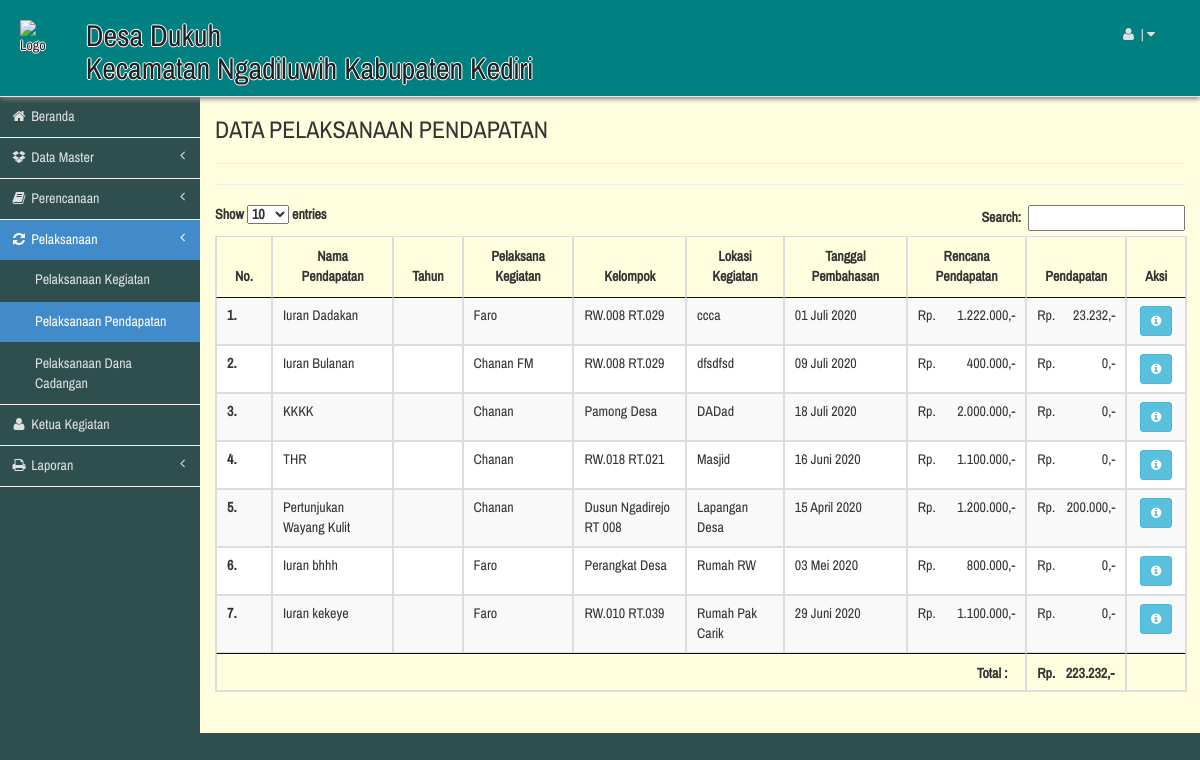
Screenshot of /index.php/admin/c_pelaksanaan/lists_rka_pendapatan with the database file from the repository.
### tables this page shows
CREATE TABLE `tbl_rka_pendapatan` (
  `id_rka_pendapatan` int(10) NOT NULL AUTO_INCREMENT,
  `tahun` varchar(100) DEFAULT NULL,
  `id_kegiatan` varchar(50) DEFAULT NULL,
  `kelompok` varchar(100) DEFAULT NULL,
  `jenis` varchar(100) DEFAULT NULL,
  `lokasi_kegiatan` text,
  `jumlah` varchar(100) DEFAULT NULL,
  `tgl_pembahasan` varchar(10) DEFAULT NULL,
  `tgl_rka_pendapatan` varchar(10) DEFAULT NULL,
  PRIMARY KEY (`id_rka_pendapatan`)
);

CREATE TABLE `tbl_kegiatan` (
  `id_kegiatan` int(10) NOT NULL AUTO_INCREMENT,
  `kode_kegiatan` varchar(20) DEFAULT NULL,
  `nama_kegiatan` varchar(100) DEFAULT NULL,
  `nik_kegiatan` varchar(100) DEFAULT NULL,
  `alamat_kegiatan` varchar(200) DEFAULT NULL,
  `telp_kegiatan` varchar(50) DEFAULT NULL,
  `user_kegiatan` varchar(50) DEFAULT NULL,
  `pass_kegiatan` varchar(100) DEFAULT NULL,
  `foto_ketua` varchar(70) DEFAULT NULL,
  PRIMARY KEY (`id_kegiatan`)
);

### application/controllers/admin/c_pelaksanaan.php (called while the page is built, shortened)
<?php if ( ! defined('BASEPATH')) exit('No direct script access allowed');
class C_pelaksanaan extends CI_Controller {
  function  __construct()
  {
      $this->load->helper('flexigrid_helper');
      $this->load->library('flexigrid');
      $this->load->helper('form');
      $this->load->model('page_model');
      $this->load->library('encrypt');
  }
    function lists_rka_pendapatan() {
        $data['page_title'] = 'DATA PELAKSANAAN PENDAPATAN';
        $this->db->join('tbl_kegiatan', 'tbl_kegiatan.id_kegiatan=tbl_rka_pendapatan.id_kegiatan', 'left');
        $this->db->order_by('id_rka_pendapatan', 'DESC');
        $data['v_data'] = $this->db->get('tbl_rka_pendapatan');
        $data['menu'] = $this->load->view('menu/v_admin', $data, TRUE);
        $data['content'] = $this->load->view('pelaksanaan/pls_pendapatan/v_list', $data, TRUE);
          $this->load->view('utama', $data);
    }
}
?>

### index.php (called while the page is built, shortened)
<?php
require_once BASEPATH.'core/CodeIgniter'.EXT;

### application/models/page_model.php (called while the page is built, shortened)
<?php
class Page_model extends CI_Model
{
	public static function tgl_id($date)
	{
			$str = explode('-', $date);
			$bulan = array(
				'01' => 'Januari',
				'02' => 'Februari',
				'03' => 'Maret',
				'04' => 'April',
				'05' => 'Mei',
				'06' => 'Juni',
				'07' => 'Juli',
				'08' => 'Agustus',
				'09' => 'September',
				'10' => 'Oktober',
				'11' => 'November',
				'12' => 'Desember',
			);
			return $str['0'] . " " . $bulan[$str[1]] . " " .$str[2];
	}
}

### application/views/pelaksanaan/pls_pendapatan/v_list.php (the view, shortened to what this page needs)
<link rel="stylesheet" type="text/css" href="<?=$this->config->item('base_url');?>assetku/DataTables/datatables.min.css"/>
<h3><?= $page_title ?></h3>
<hr>
<hr>
<div class="table-responsive">
<table id="table_id" class="table table-bordered table-striped display" cellspacing="0" width="100%">
    <thead>
        <tr>
            <th style="text-align: center">No.</th>
            <th style="text-align: center">Nama Pendapatan</th>
            <th style="text-align: center">Tahun</th>
            <th style="text-align: center">Pelaksana Kegiatan</th>
            <th style="text-align: center">Kelompok</th>
            <th style="text-align: center">Lokasi Kegiatan</th>
            <th style="text-align: center">Tanggal Pembahasan</th>
            <th style="text-align: center">Rencana Pendapatan</th>
            <th style="text-align: center">Pendapatan</th>
            <th style="text-align: center">Aksi</th>
        </tr>
    </thead>
    <tbody>
      <?php
      $no=1;
      $total_jumlah = 0;
      foreach ($v_data->result() as $baris) {?>
        <tr>
          <th><?php echo $no++; ?>.</th>
          <td><?php echo $baris->jenis; ?></td>
          <td><?php echo $baris->tahun_pendapatan; ?></td>
          <td><?php echo $baris->nama_kegiatan; ?></td>
          <td><?php echo $baris->kelompok; ?></td>
          <td><?php echo $baris->lokasi_kegiatan; ?></td>
          <td><?php echo $this->page_model->tgl_id("$baris->tgl_pembahasan"); ?></td>
          <td>Rp.<span style="float:right;"><?php echo number_format($baris->jumlah, 0,",","."); ?>,-</span></td>
          <td>Rp.<span style="float:right;">
          <?php
            $this->db->select_sum('harga_detail_p')->from('tbl_detail_pendapatan')->where(array('id_rka_pendapatan' => $baris->id_rka_pendapatan));
            $query = $this->db->get()->row('harga_detail_p');
            echo number_format($query, 0,",",".");
          ?>,-</span></td>
          <td align="center">
            <a href="detail_pnd/<?php echo $baris->id_rka_pendapatan; ?>" class="btn btn-info btn-sm"><i class="fa fa-info-circle"></i></a>
          </td>
        </tr>
      <?php
      $total_jumlah += $query;
      } ?>
    </tbody>
    <tfoot>
      <tr>
        <th colspan="8" style="text-align:right">Total :</th>
        <th><span style="margin-left:-8px;">Rp.</span><span style="float:right;margin-right:-7px;"><?php echo number_format($total_jumlah,0,",","."); ?>,-</span></th>
        <th colspan="2"></th>
      </tr>
    </tfoot>
</table>
</div>

### assetku/css/sb-admin-2.css (style rules this page uses)
body { background-color: #f8f8f8; }
table.dataTable thead .sorting, table.dataTable thead .sorting_asc, table.dataTable thead .sorting_desc, table.dataTable thead .sorting_asc_disabled, table.dataTable thead .sorting_desc_disabled { background: 0 0; }
table.dataTable thead .sorting:after { content: "\f0dc"; float: right; font-family: fontawesome; color: rgba(50,50,50,.5); }

### datepicker/rfnet.css (style rules this page uses)
A { text-decoration: none; }
hr { width: 100%; }

### application/views/pelaksanaan/pls_pendapatan/v_list.php (style rules this page uses)
.dataTable > thead > tr > th[class*="sort"]::after { display: none }
table.dataTable thead .sorting, table.dataTable thead .sorting_asc, table.dataTable thead .sorting_desc { background : none; }

### rows the page displays
tbl_rka_pendapatan: jenis "Iuran Dadakan", id_kegiatan.nama_kegiatan "Faro", kelompok "RW.008 RT.029", lokasi_kegiatan "ccca", tgl_pembahasan "01 Juli 2020", jumlah "1.222.000", query "23.232"
tbl_rka_pendapatan: jenis "Iuran Bulanan", id_kegiatan.nama_kegiatan "Chanan FM", kelompok "RW.008 RT.029", lokasi_kegiatan "dfsdfsd", tgl_pembahasan "09 Juli 2020", jumlah "400.000", query "0"
tbl_rka_pendapatan: jenis "KKKK", id_kegiatan.nama_kegiatan "Chanan", kelompok "Pamong Desa", lokasi_kegiatan "DADad", tgl_pembahasan "18 Juli 2020", jumlah "2.000.000", query "0"
tbl_rka_pendapatan: jenis "THR", id_kegiatan.nama_kegiatan "Chanan", kelompok "RW.018 RT.021", lokasi_kegiatan "Masjid", tgl_pembahasan "16 Juni 2020", jumlah "1.100.000", query "0"
tbl_rka_pendapatan: jenis "Pertunjukan Wayang Kulit", id_kegiatan.nama_kegiatan "Chanan", kelompok "Dusun Ngadirejo RT 008", lokasi_kegiatan "Lapangan Desa", tgl_pembahasan "15 April 2020", jumlah "1.200.000", query "200.000"
tbl_rka_pendapatan: jenis "Iuran bhhh", id_kegiatan.nama_kegiatan "Faro", kelompok "Perangkat Desa", lokasi_kegiatan "Rumah RW", tgl_pembahasan "03 Mei 2020", jumlah "800.000", query "0"
tbl_rka_pendapatan: jenis "Iuran kekeye", id_kegiatan.nama_kegiatan "Faro", kelompok "RW.010 RT.039", lokasi_kegiatan "Rumah Pak Carik", tgl_pembahasan "29 Juni 2020", jumlah "1.100.000", query "0"

### other values shown
$page_title "DATA PELAKSANAAN PENDAPATAN"
$total_jumlah "223.232"
